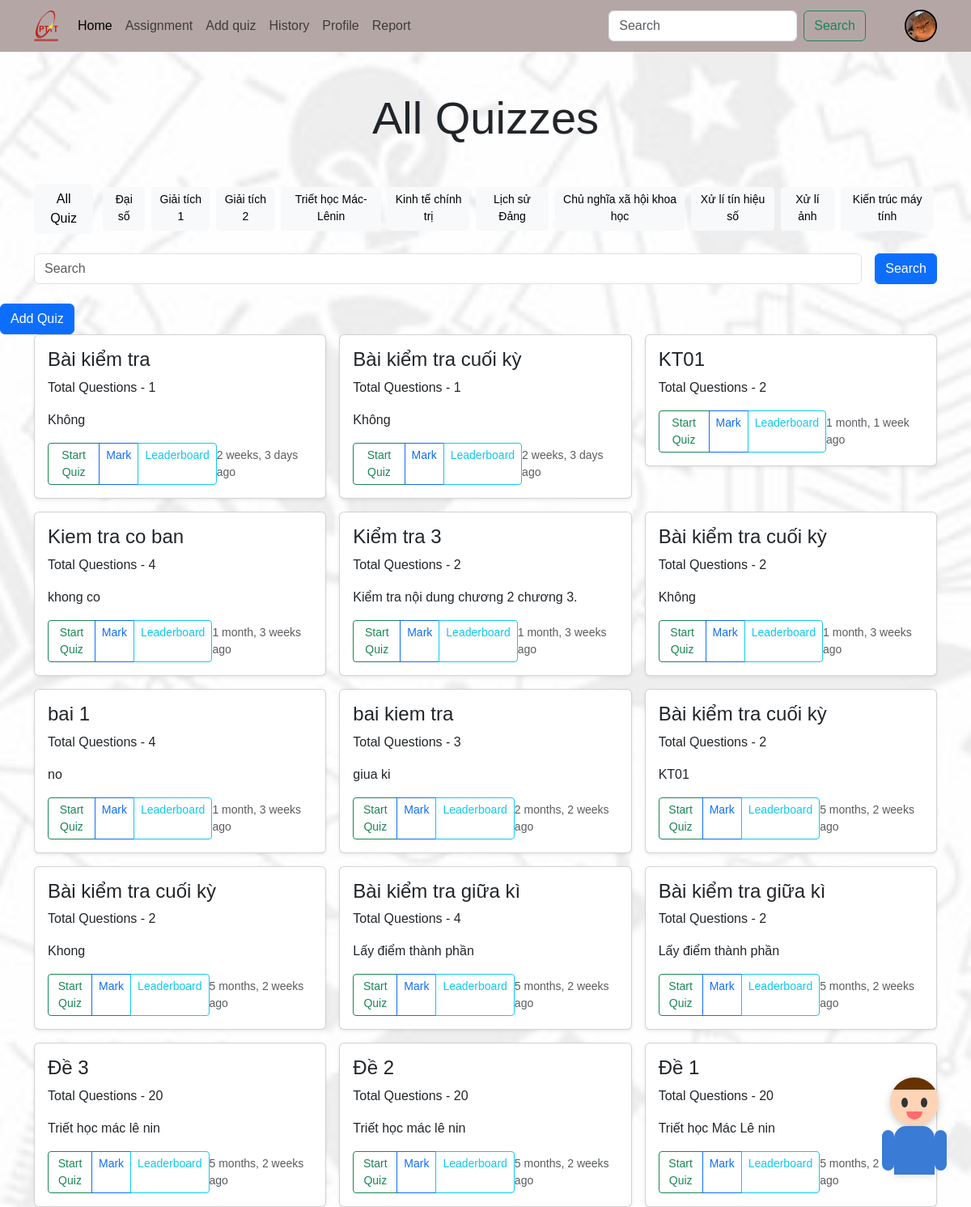
The app's page /quiz/all_quiz/ (signed in) with its own data.
### account/models.py (models this page shows, shortened)
class Profile(models.Model):
    user = models.OneToOneField(User, on_delete=models.CASCADE, null=True, related_name='profile', verbose_name='User Object')
    user_class = models.TextField(blank=True, null=True)
    email = models.EmailField(blank=True, null=True, max_length=254, unique=True)
    profile_img = models.ImageField(upload_to='profile_images', default='profile_images/user.jpg', blank=True, null=True, verbose_name='Profile Pic')
    studen_id = models.CharField(max_length=15, blank=True, null=True)
    GENDER = (
        ('Male', 'Male'),
        ('Female', 'Female'),
        ('Other', 'Other'),
    )
    gender = models.CharField(max_length=6, choices=GENDER, blank=True, null=True)

### quiz/models.py (models this page shows, shortened)
class Category(models.Model):
    name = models.CharField(max_length=255)
    class Meta:
        verbose_name_plural = 'Categories'

class Quiz(models.Model):
    QUIZ_TYPES = [
        ('NORMAL', 'Bài kiểm tra thông thường'),
        ('PDF', 'Bài kiểm tra PDF'),
    ]
    id = models.AutoField(primary_key=True)
    title = models.CharField(max_length=255)
    description = models.TextField()
    class_id = models.ForeignKey(MyClass, on_delete=models.CASCADE, null=True, blank=True)
    category = models.ForeignKey(Category, on_delete=models.CASCADE,null=True, blank=True)
    quiz_file = models.FileField(upload_to='quiz/' , null=True, blank=True)
    quiz_type = models.CharField(max_length=10, choices=QUIZ_TYPES, default='NORMAL')
    created_at = models.DateTimeField(auto_now_add=True)
    updated_at = models.DateTimeField(auto_now=True)
    duration = models.IntegerField(default=45)
    total_questions = models.IntegerField()
    instructor = models.ForeignKey(User, on_delete=models.CASCADE,null=True, blank=True)
    active = models.BooleanField(default=False)
    class Meta:
        verbose_name_plural = 'Quizzes'

### quiz/views.py (the view)
# urls.py: path('all_quiz/', views.all_quiz_view, name='all_quiz'),
@login_required(login_url='login')
def all_quiz_view(request):
    quizzes = Quiz.objects.order_by('-created_at')
    categories = Category.objects.all()
    context = {"quizzes": quizzes, "categories": categories}
    return render(request, 'all-quiz.html', context)

### templates/all-quiz.html (shortened to what this page needs)
<!DOCTYPE html>
<html lang="en">
<head>
	<link href="https://cdn.jsdelivr.net/npm/bootstrap@5.3.0-alpha3/dist/css/bootstrap.min.css" rel="stylesheet"
>
		<link rel="stylesheet" href="/static/css/style.css">
	</head>
<body>
    <nav class="navbar navbar-expand-lg bg-body-tertiary d-none d-lg-block">
        <div class="container">
            <a class="navbar-brand" href="">
                <img src="/static/images/logo_ptit.png" alt="" style="width: 30px;">
                </a>
            <div class="collapse navbar-collapse" id="navbarSupportedContent">
                <ul class="navbar-nav me-auto mb-2 mb-lg-0">
                    <li class="nav-item">
                        <a class="nav-link active" aria-current="page" href="{% url 'welcome' %}">Home</a>
                    </li>
						<a class="nav-link" href="{% url 'all_quiz' %}">Assignment</a>
					{% if request.user.is_superuser %}
					<li class="nav-item">
						<a class="nav-link" href="{% url 'addquiz' %}">Add quiz</a>
					</li>
					{% endif %}
					<li class="nav-item">
						<a class="nav-link" href="">History</a>
					</li>
					<li class="nav-item">
                        <a class="nav-link" href="{% url 'profile' request.user.username %}">Profile</a>
                    </li>
						<a class="nav-link" href="">Report</a>
                </ul>
                <form class="d-flex" role="search">
                    <input class="form-control me-2" type="search" placeholder="Search" aria-label="Search">
                    <button class="btn btn-outline-success" type="submit">Search</button>
                </form>
                {% if request.user.is_authenticated %}
                    <a href="{% url 'profile' request.user.username %}" class="ms-5">
                    <img src="{{request.user.profile.profile_img.url}}" class="rounded-circle" width="40" height="40" alt="profile_img" style="border: 2px solid #000;">
                    </a>
                {% endif %}
            </div>
        </div>
    </nav>
	<h1 class="display-4 text-center my-5">All Quizzes</h1>
	<div class="container">
		<div class="d-flex">
			<a href="{% url 'all_quiz' %}" class="btn btn-light me-2">All Quiz</a>
			{% for category in categories %}
			<a href="{% url 'search' category.name %}" class="btn btn-sm btn-light m-1">{{category.name}}</a>
			{% endfor %}
		</div>
	</div>
	<form class="container d-flex my-4" role="search" method="get" action="{% url 'search' ' '%}">
		<input name ='q' class="form-control me-2" type="search" placeholder="Search" aria-label="Search">
		<button type="submit" class="btn btn-primary ms-2">Search</button>
	</form>
	{% if user.is_superuser %}
		<div>
			<a href="{% url 'addquiz' %}" class="btn btn-primary">
				 Add Quiz
			</a>
		</div>
	{% endif %}
	<div class="container">
		<div class="row row-cols-1 row-cols-sm-1 row-cols-md-2 row-cols-lg-3 g-3">
			{% if quizzes|length > 0 %}
			{% for quiz in quizzes %}
			<div class="col">
				<div class="card shadow-sm">
					<div class="card-body">
						<h4>{{quiz.title}}</h4>
						<p class="card-text">Total Questions - {{ quiz.total_questions }}</p>
						<p class="card-text">{{quiz.description|truncatewords:10}}</p>
						<div class="d-flex justify-content-between align-items-center">
							<div class="btn-group">
								<a href="{%  url 'start_quiz' quiz.id %}" type="button" class="btn btn-sm btn-outline-success">Start
									Quiz</a>
								{% if request.user.is_staff %}
									<a href="{% url 'mark_quiz' quiz.id %}" type="button" class="btn btn-sm btn-outline-primary">Mark</a>
								{% endif %}
								{% if request.user.is_staff %}
									<a href="{% url 'quiz_leaderboard' quiz.id %}" type="button" class="btn btn-sm btn-outline-info">Leaderboard</a>
								{% endif %}
							</div>
							<small class="text-body-secondary">{{quiz.created_at|timesince}} ago</small>
						</div>
					</div>
				</div>
			</div>
			{% endfor %}
			{% else %}
				<div class="col-lg-12 col-md-12 col-12">
					<p class="text-center text-danger fs-5">There is no quiz available for this category or search.</p>
				</div>
			{% endif %}
		</div>
	</div>
		{% include "Components/chat_bubble.html" %}
</body>
</html>

### static/css/style.css (style rules this page uses)
* { font-family: 'Arial', 'Tahoma', 'Verdana', 'Roboto', 'Open Sans', sans-serif; }
body { background-image: url("../images/Bg1.jpg"); background-size: cover; background-repeat: no-repeat; background-attachment: fixed; background-position: center; }
.navbar { background-color: #b5a6a6 !important; }

### records on screen
Category: name "Đại số"
Category: name "Giải tích 1"
Category: name "Giải tích 2"
Category: name "Triết học Mác-Lênin"
Category: name "Kinh tế chính trị"
Category: name "Lịch sử Đảng"
Category: name "Chủ nghĩa xã hội khoa học"
Category: name "Xử lí tín hiệu số"
Category: name "Xử lí ảnh"
Category: name "Kiến trúc máy tính"
Quiz: title "Bài kiểm tra", total_questions "1", description "Không", created_at "2 weeks, 3 days"
Quiz: title "Bài kiểm tra cuối kỳ", total_questions "1", description "Không", created_at "2 weeks, 3 days"
Quiz: title "KT01", total_questions "2", created_at "1 month, 1 week"
Quiz: title "Kiem tra co ban", total_questions "4", description "khong co", created_at "1 month, 3 weeks"
Quiz: title "Kiểm tra 3", total_questions "2", description "Kiểm tra nội dung chương 2 chương 3.", created_at "1 month, 3 weeks"
Quiz: title "Bài kiểm tra cuối kỳ", total_questions "2", description "Không", created_at "1 month, 3 weeks"
Quiz: title "bai 1", total_questions "4", description "no", created_at "1 month, 3 weeks"
Quiz: title "bai kiem tra", total_questions "3", description "giua ki", created_at "2 months, 2 weeks"
Quiz: title "Bài kiểm tra cuối kỳ", total_questions "2", description "KT01", created_at "5 months, 2 weeks"
Quiz: title "Bài kiểm tra cuối kỳ", total_questions "2", description "Khong", created_at "5 months, 2 weeks"
Quiz: title "Bài kiểm tra giữa kì", total_questions "4", description "Lấy điểm thành phần", created_at "5 months, 2 weeks"
Quiz: title "Bài kiểm tra giữa kì", total_questions "2", description "Lấy điểm thành phần", created_at "5 months, 2 weeks"
Quiz: title "Đề 3", total_questions "20", description "Triết học mác lê nin", created_at "5 months, 2 weeks"
Quiz: title "Đề 2", total_questions "20", description "Triết học mác lê nin", created_at "5 months, 2 weeks"
Quiz: title "Đề 1", total_questions "20", description "Triết học Mác Lê nin", created_at "5 months, 2 weeks"
